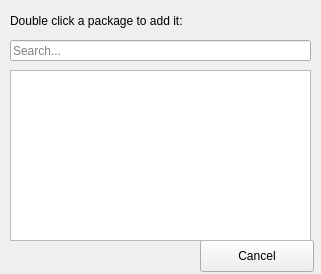
<?xml version="1.0" encoding="UTF-8"?>
<ui version="4.0">
 <class>Add</class>
 <widget class="QMainWindow" name="Add">
  <property name="geometry">
   <rect>
    <x>0</x>
    <y>0</y>
    <width>321</width>
    <height>274</height>
   </rect>
  </property>
  <property name="windowTitle">
   <string>MainWindow</string>
  </property>
  <widget class="QWidget" name="centralwidget">
   <widget class="QPushButton" name="pushButton">
    <property name="geometry">
     <rect>
      <x>200</x>
      <y>240</y>
      <width>114</width>
      <height>32</height>
     </rect>
    </property>
    <property name="text">
     <string>Cancel</string>
    </property>
   </widget>
   <widget class="QListWidget" name="listWidget">
    <property name="geometry">
     <rect>
      <x>10</x>
      <y>70</y>
      <width>301</width>
      <height>171</height>
     </rect>
    </property>
   </widget>
   <widget class="QLabel" name="label">
    <property name="geometry">
     <rect>
      <x>10</x>
      <y>10</y>
      <width>251</width>
      <height>21</height>
     </rect>
    </property>
    <property name="text">
     <string>Double click a package to add it:</string>
    </property>
   </widget>
   <widget class="QLineEdit" name="lineEdit">
    <property name="geometry">
     <rect>
      <x>10</x>
      <y>40</y>
      <width>301</width>
      <height>21</height>
     </rect>
    </property>
    <property name="text">
     <string/>
    </property>
    <property name="placeholderText">
     <string>Search...</string>
    </property>
   </widget>
  </widget>
 </widget>
 <resources/>
 <connections/>
</ui>
